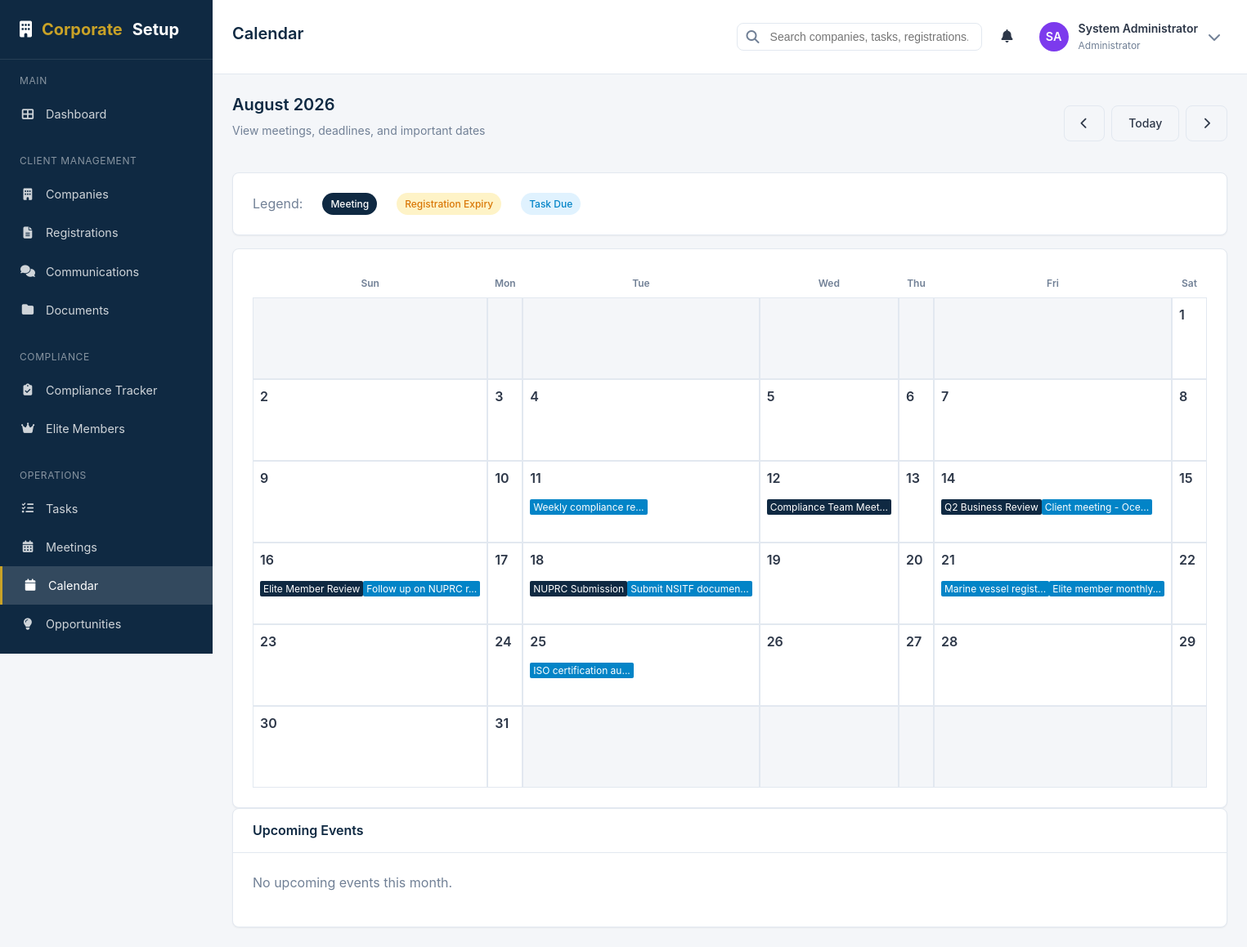
The page /calendar.php?month=8&year=2026 (signed in) on the database its author committed.
### tables this page shows
CREATE TABLE IF NOT EXISTS `users` (
    `id` INT AUTO_INCREMENT PRIMARY KEY,
    `employee_id` VARCHAR(20) UNIQUE,
    `name` VARCHAR(100) NOT NULL,
    `email` VARCHAR(100) NOT NULL UNIQUE,
    `password` VARCHAR(255) NOT NULL,
    `phone` VARCHAR(20),
    `avatar` VARCHAR(255),
    `role_id` INT NOT NULL,
    `department_id` INT,
    `position` VARCHAR(100),
    `status` ENUM('active', 'inactive', 'suspended') DEFAULT 'active',
    `login_attempts` INT DEFAULT 0,
    `locked_until` DATETIME NULL,
    `last_login` DATETIME,
    `email_verified` TINYINT(1) DEFAULT 0,
    `must_change_password` TINYINT(1) DEFAULT 0,
    `created_at` TIMESTAMP DEFAULT CURRENT_TIMESTAMP,
    `updated_at` TIMESTAMP DEFAULT CURRENT_TIMESTAMP ON UPDATE CURRENT_TIMESTAMP,
    FOREIGN KEY (`role_id`) REFERENCES `roles`(`id`) ON DELETE NO ACTION,
    FOREIGN KEY (`department_id`) REFERENCES `departments`(`id`) ON DELETE SET NULL
);

CREATE TABLE IF NOT EXISTS `roles` (
    `id` INT AUTO_INCREMENT PRIMARY KEY,
    `name` VARCHAR(50) NOT NULL UNIQUE,
    `display_name` VARCHAR(100) NOT NULL,
    `description` TEXT,
    `permissions` JSON,
    `is_system` TINYINT(1) DEFAULT 0,
    `created_at` TIMESTAMP DEFAULT CURRENT_TIMESTAMP,
    `updated_at` TIMESTAMP DEFAULT CURRENT_TIMESTAMP ON UPDATE CURRENT_TIMESTAMP
);

CREATE TABLE IF NOT EXISTS `tasks` (
    `id` INT AUTO_INCREMENT PRIMARY KEY,
    `title` VARCHAR(200) NOT NULL,
    `description` TEXT,
    `task_type` ENUM('general', 'registration', 'compliance', 'meeting', 'client', 'admin', 'other') DEFAULT 'general',
    `related_company_id` INT,
    `related_registration_id` INT,
    `assigned_to` INT NOT NULL,
    `assigned_by` INT,
    `priority` ENUM('low', 'medium', 'high', 'urgent') DEFAULT 'medium',
    `status` ENUM('pending', 'in_progress', 'completed', 'cancelled', 'on_hold') DEFAULT 'pending',
    `due_date` DATE,
    `due_time` TIME,
    `completed_at` DATETIME,
    `progress` INT DEFAULT 0,
    `frequency` ENUM('once', 'daily', 'weekly', 'monthly', 'quarterly', 'yearly') DEFAULT 'once',
    `tags` VARCHAR(255),
    `created_at` TIMESTAMP DEFAULT CURRENT_TIMESTAMP,
    `updated_at` TIMESTAMP DEFAULT CURRENT_TIMESTAMP ON UPDATE CURRENT_TIMESTAMP,
    FOREIGN KEY (`related_company_id`) REFERENCES `companies`(`id`) ON DELETE SET NULL,
    FOREIGN KEY (`related_registration_id`) REFERENCES `registrations`(`id`) ON DELETE SET NULL,
    FOREIGN KEY (`assigned_to`) REFERENCES `users`(`id`) ON DELETE NO ACTION,
    FOREIGN KEY (`assigned_by`) REFERENCES `users`(`id`) ON DELETE SET NULL,
    INDEX `idx_task_assigned` (`assigned_to`),
    INDEX `idx_task_status` (`status`),
    INDEX `idx_task_due` (`due_date`)
);

CREATE TABLE IF NOT EXISTS `meetings` (
    `id` INT AUTO_INCREMENT PRIMARY KEY,
    `title` VARCHAR(200) NOT NULL,
    `meeting_type` ENUM('internal', 'client', 'regulator', 'vendor', 'other') DEFAULT 'internal',
    `company_id` INT,
    `organizer_id` INT NOT NULL,
    `location` VARCHAR(255),
    `meeting_date` DATE NOT NULL,
    `start_time` TIME NOT NULL,
    `end_time` TIME,
    `agenda` TEXT,
    `minutes` TEXT,
    `action_items` TEXT,
    `status` ENUM('scheduled', 'completed', 'cancelled', 'rescheduled') DEFAULT 'scheduled',
    `meeting_link` VARCHAR(255),
    `notes` TEXT,
    `created_at` TIMESTAMP DEFAULT CURRENT_TIMESTAMP,
    `updated_at` TIMESTAMP DEFAULT CURRENT_TIMESTAMP ON UPDATE CURRENT_TIMESTAMP,
    FOREIGN KEY (`company_id`) REFERENCES `companies`(`id`) ON DELETE SET NULL,
    FOREIGN KEY (`organizer_id`) REFERENCES `users`(`id`) ON DELETE NO ACTION,
    INDEX `idx_meeting_date` (`meeting_date`),
    INDEX `idx_meeting_status` (`status`)
);

### views/calendar/index.php (the view, shortened to what the rows shown need)
<div class="page-header">
    <div>
        <h1 class="page-title"><?= $monthNames[$month] ?> <?= $year ?></h1>
    </div>
</div>
<div class="card">
    <div class="card-body p-0">
        <div class="calendar-grid">
            <?php
            $currentDay = 1;
            for ($i = 0; $i < 6; $i++):
                for ($j = 0; $j < 7; $j++):
                    $dayNumber = $i * 7 + $j;
                    if ($dayNumber < $firstDay) {
                        echo '<div class="calendar-day other-month"></div>';
                    } elseif ($currentDay > $daysInMonth) {
                        echo '<div class="calendar-day other-month"></div>';
                    } else {
                        $date = sprintf('%04d-%02d-%02d', $year, $month, $currentDay);
                        $isToday = $date === date('Y-m-d');
                        $dayEvents = $events[$date] ?? [];
                        echo '<div class="calendar-day' . ($isToday ? ' today' : '') . '">';
                        echo '<div style="font-weight: 600; margin-bottom: 0.5rem;">' . $currentDay . '</div>';
                        foreach (array_slice($dayEvents, 0, 3) as $e) {
                            echo '<a href="' . $e['link'] . '" class="calendar-event" style="background: var(--' . $e['color'] . ');">';
                            echo sanitize(truncateText($e['title'], 20));
                            echo '</a>';
                        }
                        echo '</div>';
                        $currentDay++;
                    }
                endfor;
                if ($currentDay > $daysInMonth) break;
            endfor;
            ?>
        </div>
    </div>
</div>

### views/layouts/app.php (shortened to what the rows shown need)
<?php
$user = getCurrentUser();
?>
<!DOCTYPE html>
<html lang="en">
<head>
    <link rel="stylesheet" href="assets/css/style.css">
    <link rel="stylesheet" href="https://cdnjs.cloudflare.com/ajax/libs/font-awesome/6.4.0/css/all.min.css">
</head>
<body>
    <div class="app-wrapper">
        <main class="main-content">
            <header class="header">
                <div class="header-left">
                    <?= $pageTitle ? '<h1 class="page-title">' . sanitize($pageTitle) . '</h1>' : '' ?>
                </div>
                <div class="header-right">
                    <div class="dropdown">
                        <div class="user-menu" id="userMenuTrigger">
                            <?= generateAvatar($user['name'], 36, $user['avatar'] ?? null) ?>
                            <div class="user-info">
                                <div class="user-name"><?= sanitize($user['name']) ?></div>
                                <div class="user-role"><?= sanitize($user['role']) ?></div>
                            </div>
                            <i class="fas fa-chevron-down" style="color: var(--dark-grey);"></i>
                        </div>
                    </div>
                </div>
            </header>
            <div class="page-content">
                <?= $content ?? '' ?>
            </div>
        </main>
    </div>
</body>
</html>

### helpers/formatters.php (shortened to what the rows shown need)
<?php
function truncateText($text, $limit = 100, $end = '...') {
    if (strlen($text) <= $limit) {
        return $text;
    }
    return substr($text, 0, $limit) . $end;
}
function getInitials($name) {
    $words = explode(' ', trim($name));
    $initials = '';
    foreach ($words as $word) {
        if (!empty($word)) {
            $initials .= strtoupper(substr($word, 0, 1));
        }
        if (strlen($initials) >= 2) break;
    }
    return $initials ?: 'NA';
}
function getAvatarColor($name) {
    $colors = [
        '#2563eb', '#059669', '#d97706', '#dc2626',
        '#7c3aed', '#0891b2', '#c2410c', '#be185d'
    ];
    $hash = 0;
    for ($i = 0; $i < strlen($name); $i++) {
        $hash = ord($name[$i]) + (($hash << 5) - $hash);
    }
    return $colors[abs($hash) % count($colors)];
}
function generateAvatar($name, $size = 40, $avatarPath = null) {
    $initials = getInitials($name);
    $color = getAvatarColor($name);
    return '<div class="avatar" style="width:' . $size . 'px;height:' . $size . 'px;background-color:' . $color . ';font-size:' . ($size * 0.4) . 'px;">' . $initials . '</div>';
}

### rows shown on the page
users: name "SA", name "System Administrator", role.name "Administrator"
tasks: title "Weekly compliance re..."
meetings: title "Compliance Team Meet..."
meetings: title "Q2 Business Review"
tasks: title "Client meeting - Oce..."
meetings: title "Elite Member Review"
tasks: title "Follow up on NUPRC r..."
meetings: title "NUPRC Submission"
tasks: title "Submit NSITF documen..."
tasks: title "Marine vessel regist..."
tasks: title "Elite member monthly..."
tasks: title "ISO certification au..."

### other values the page prints
$pageTitle "Calendar"
$monthNames[$month] "August"
$year "2026"
$day "Sun"
$day "Mon"
$day "Tue"
$day "Wed"
$day "Thu"
$day "Fri"
$day "Sat"
